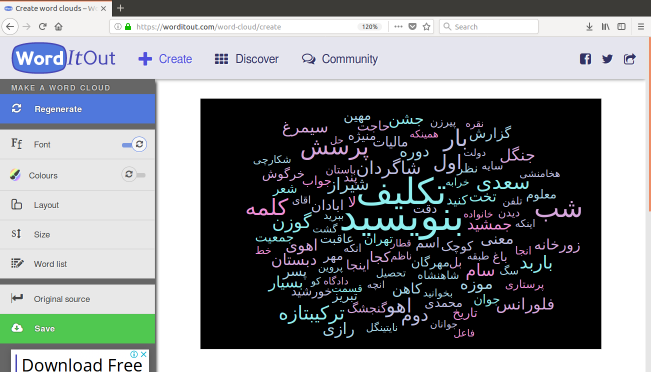
#> input picture HW2/img.png, 1301 x 744 px (shown at 1/2 size)
$ python x.py
#> lines starting #> are read from the running program, lines starting #| are printed output that depends on the picture
import cv2
import numpy as np
def draw_circle(event,x,y,flags,param):
    global mouseX,mouseY
    if event == cv2.EVENT_LBUTTONDBLCLK:
        cv2.circle(img,(x,y),100,(255,0,0),-1)
        mouseX,mouseY = x,y

img = cv2.imread('img.png')
#> img is the input picture: shape (744, 1301, 3); mean B, G, R 135.1, 132.9, 129.3
img = img[0:670,0:1500]
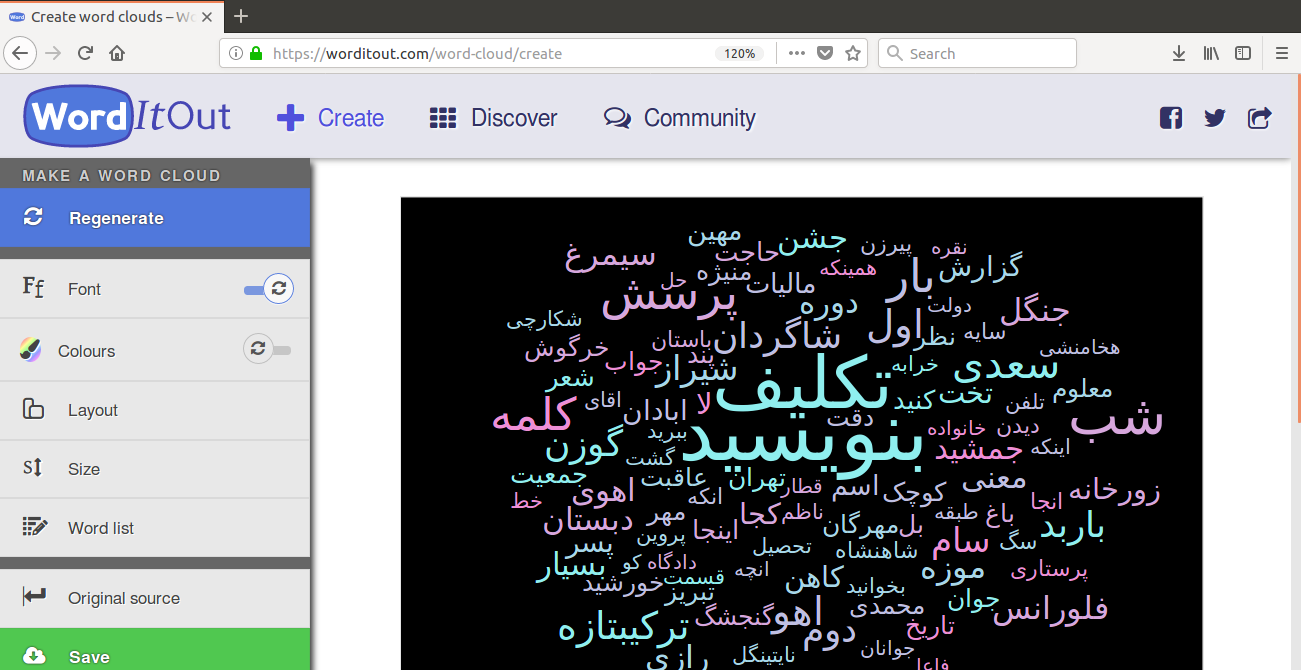
#> img: shape (670, 1301, 3); mean B, G, R 131, 127.9, 124.6
cv2.namedWindow('image')
cv2.setMouseCallback('image',draw_circle)

while(1):
    cv2.imshow('image',img)
    k = cv2.waitKey(20) & 0xFF
#> (key Esc is pressed here)
    if k == 27:
        break
    elif k == ord('a'):
        print(mouseX,mouseY)
